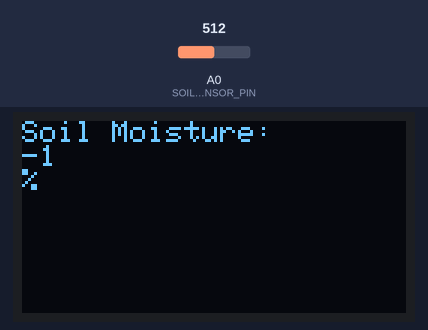
A sketch run on a simulated Arduino Uno, built with avr-gcc and run on an emulated ATmega328P. Parts: 128×64 one-colour display. The inputs (shaded band) are chosen by the test bench; at power-on: A0 (SOIL_MOISTURE_SENSOR_PIN) = 512. EEPROM starts erased; what the sketch prints to the serial monitor is not drawn.

Above: at 11.2 s.
11.3 s: A0 (SOIL_MOISTURE_SENSOR_PIN) set to 504
At 13.5 s:
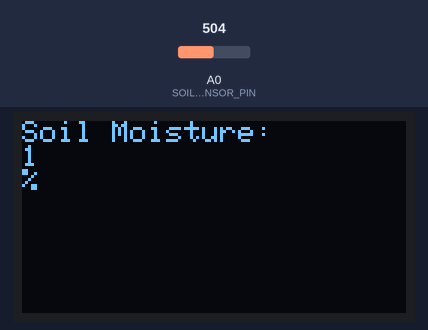
Timing chart, 0 to 15.0 s (numbered marks = the images above; inputs shaded):
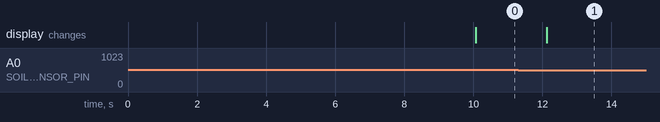

The sketch:

soilmoisture-sensor-calibration.ino
```cpp
#include <EEPROM.h>
#include <Wire.h>
#include <Adafruit_SSD1306.h>
#include <Adafruit_GFX.h>

#define SOIL_MOISTURE_SENSOR_PIN A0
#define SCREEN_WIDTH 128 // OLED display width, in pixels
#define SCREEN_HEIGHT 64 // OLED display height, in pixels
#define OLED_RESET -1 // This display does not have a reset pin accessible
Adafruit_SSD1306 display(SCREEN_WIDTH, SCREEN_HEIGHT, &Wire, OLED_RESET);

int dryValue; // Sensor reading in dry soil
int wetValue; // Sensor reading in water

void setup() {
  Serial.begin(9600);

  if (!display.begin(SSD1306_SWITCHCAPVCC, 0x3C)) {
    Serial.println(F("SSD1306 allocation failed"));
    for (;;); // Don't proceed, loop forever
  }

  display.clearDisplay();
  display.setTextSize(1);
  display.setTextColor(WHITE);

  // Check if EEPROM has been initialized
  if (EEPROM.read(0) == '#') {
    // Load calibration values from EEPROM
    EEPROM.get(1, dryValue);
    EEPROM.get(1 + sizeof(dryValue), wetValue);
  } else {
    // Perform calibration
    Serial.println("Please place the sensor in dry soil...");
    delay(5000); // Wait 5 seconds
    dryValue = analogRead(SOIL_MOISTURE_SENSOR_PIN);

    Serial.println("Please place the sensor in water...");
    delay(5000); // Wait 5 seconds
    wetValue = analogRead(SOIL_MOISTURE_SENSOR_PIN);

    // Save calibration values to EEPROM
    EEPROM.write(0, '#');
    EEPROM.put(1, dryValue);
    EEPROM.put(1 + sizeof(dryValue), wetValue);
  }
}

void loop() {
  int sensorValue = analogRead(SOIL_MOISTURE_SENSOR_PIN);
  int soilMoisture = map(sensorValue, dryValue, wetValue, 0, 100);

  display.clearDisplay();
  display.setCursor(0, 0);
  display.println("Soil Moisture:");
  display.println(soilMoisture);
  display.println("%");
  display.display();

  delay(1000); // Wait 1 second between readings
}
```

Measured:
- the behaviour switches between 512 and 511 on A0 (SOIL_MOISTURE_SENSOR_PIN) (found by bisection; images 0 and 1)
- after the input at 11.3 s, the display: changes after 0.83 s (image 1)
